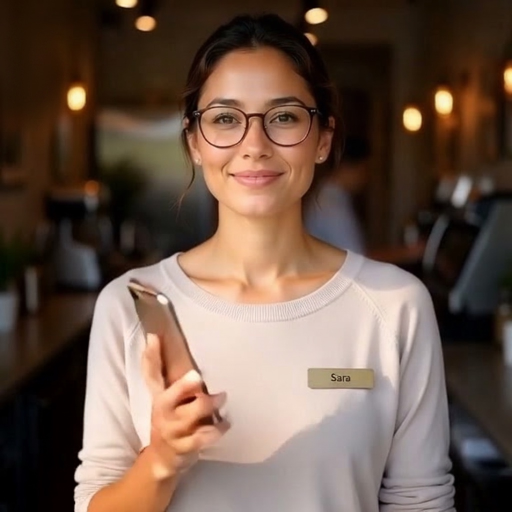
#> input picture sara-influencer/set/id-09.jpg, 1024 x 1024 px, found by its file name (shown at 1/2 size)
$ python build_whatsapp.py
#> lines starting #> are read from the running program, lines starting #| are printed output that depends on the picture; after the words box and inside, x2 and y2 are one past the last pixel; in counts of white or black regions, pixels touching at a corner belong together
#!/usr/bin/env python3
# Mockup limpia de un chat de WhatsApp (9:16) con Sara agendando una CITA (México).
# Salida: set/whatsapp-cita.png (1080x1920)
from PIL import Image, ImageDraw, ImageFont, ImageOps
import os

W, H = 1080, 1920
AV = os.path.expanduser('~/Desktop/sara-persona/set/id-09.jpg')
OUT = os.path.expanduser('~/Desktop/sara-persona/set/whatsapp-cita.png')

ARIAL = '/System/Library/Fonts/Supplemental/Arial.ttf'
ARIALB = '/System/Library/Fonts/Supplemental/Arial Bold.ttf'
def font(path, sz): return ImageFont.truetype(path, sz)

f_name = font(ARIALB, 40)
f_sub  = font(ARIAL, 28)
f_msg  = font(ARIAL, 36)
f_time = font(ARIAL, 24)

# colores
HEADER = (7, 94, 84)       # WhatsApp verde oscuro
WALL   = (236, 229, 221)   # fondo chat
OUTB   = (220, 248, 198)   # burbuja saliente (paciente)
INB    = (255, 255, 255)   # burbuja Sara
TXT    = (30, 30, 30)
GREY   = (120, 120, 120)
BLUE   = (52, 183, 241)    # doble check

img = Image.new('RGB', (W, H), WALL)
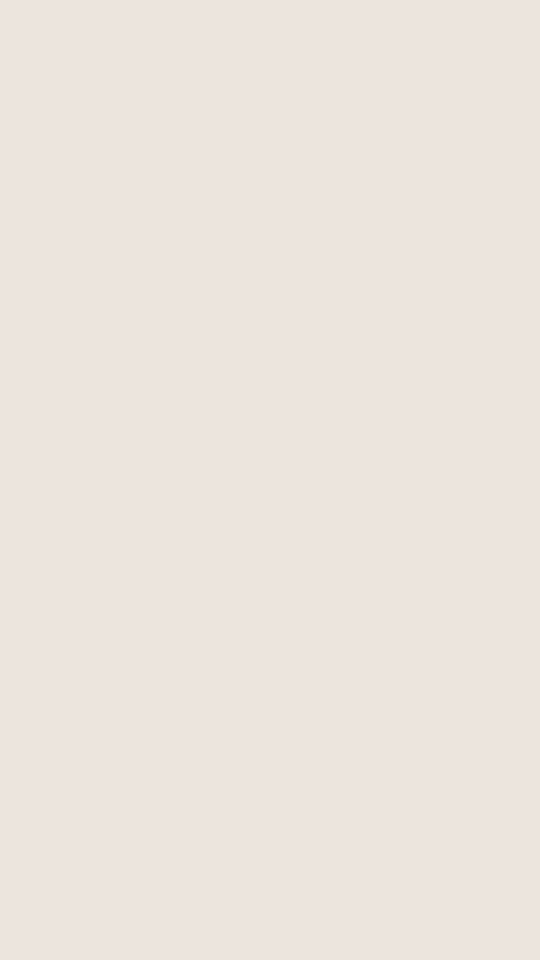
#> img: PIL image 1080x1920 RGB (shown at 1/2 size); mean R, G, B 236, 229, 221
d = ImageDraw.Draw(img)

# ---- header ----
HH = 170
d.rectangle([0, 0, W, HH], fill=HEADER)
# back arrow
d.line([(38, HH//2), (70, HH//2-22)], fill='white', width=6)
d.line([(38, HH//2), (70, HH//2+22)], fill='white', width=6)
# avatar circular
av = Image.open(AV).convert('RGB')
#> av is the input picture: PIL image 1024x1024 RGB; mean R, G, B 108.2, 86.7, 74
s = min(av.size); av = av.crop(((av.width-s)//2, 0, (av.width-s)//2+s, s)).resize((110, 110))
#> after `s = min(av.size)`: s = 1024
#> after `av = av.crop(((av.width - s) // 2, 0, (av.width - s) // 2 + s, s)).res`:
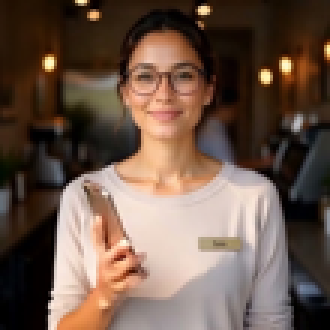
#> av: PIL image 110x110 RGB (shown 3 times larger); mean R, G, B 108.2, 86.7, 74
mask = Image.new('L', (110, 110), 0); ImageDraw.Draw(mask).ellipse([0, 0, 110, 110], fill=255)
#> after `mask = Image.new('L', (110, 110), 0)`: mask: PIL image 110x110 L; every value is 0
#> after `ImageDraw.Draw(mask).ellipse([0, 0, 110, 110], fill=255)`:
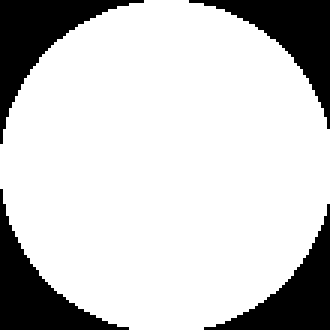
#> mask: PIL image 110x110 L (shown 3 times larger); 79.6% white; 4 black regions, box (x1, y1, x2, y2) and area: (0, 0, 48, 48) 666, (63, 0, 110, 43) 618, (0, 63, 43, 110) 618, (68, 68, 110, 110) 571
img.paste(av, (95, (HH-110)//2), mask)
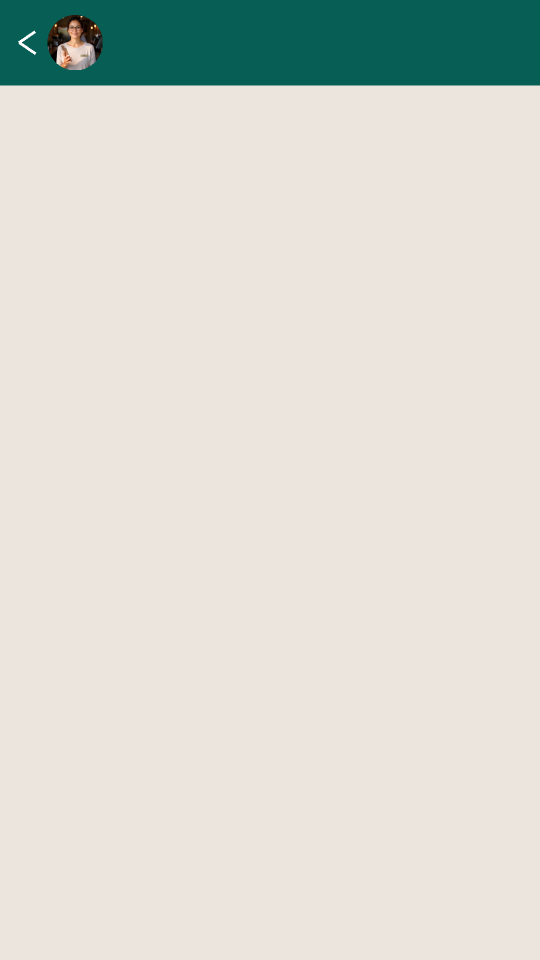
#> img: PIL image 1080x1920 RGB (shown at 1/2 size); mean R, G, B 216.2, 217, 208.8
# nombre + subtítulo
d.text((225, 48), 'Sara', font=f_name, fill='white')
d.text((225, 100), 'Clínica Dental Sonrisa · en línea', font=f_sub, fill=(210, 235, 230))

# ---- helpers de burbujas ----
PAD = 26
MAXW = 620
GAP = 26
y = HH + 40

def wrap(text, fnt, maxw):
#> called with text = 'Hola, quiero agendar una cita', maxw = 620
    words = text.split(); lines = []; cur = ''
    for w in words:
        t = (cur + ' ' + w).strip()
        if d.textlength(t, font=fnt) <= maxw: cur = t
        else: lines.append(cur); cur = w
#> after the loop, lines = []
    if cur: lines.append(cur)
    return lines

def bubble(text, side, t, read=False):
    global y
    lines = wrap(text, f_msg, MAXW)
#> lines = ['Hola, quiero agendar una cita']
    lh = f_msg.getbbox('Ay')[3] + 12
    tw = max(d.textlength(l, font=f_msg) for l in lines)
#> tw = 535.5
    bw = int(tw) + PAD*2
#> bw = 587
    bh = lh*len(lines) + PAD*2 + 14
#> bh = 119
    if side == 'out':
        x0 = W - 40 - bw; col = OUTB
#> after `x0 = W - 40 - bw`: x0 = 453
    else:
        x0 = 40; col = INB
    d.rounded_rectangle([x0, y, x0+bw, y+bh], radius=26, fill=col)
    ty = y + PAD
    for l in lines:
        d.text((x0+PAD, ty), l, font=f_msg, fill=TXT); ty += lh
#> this loop made 1 pass
#> (l, ty) on pass 1: ('Hola, quiero agendar una cita', 289)
#> after the loop, ty = 289
    # hora + checks
    tstr = t
    tx = x0 + bw - PAD - d.textlength(tstr, font=f_time) - (44 if side=='out' else 0)
#> tx = 916.1
    d.text((tx, y+bh-38), tstr, font=f_time, fill=GREY)
    if side == 'out':
        cx = x0 + bw - PAD - 34; cy = y+bh-34
#> after `cx = x0 + bw - PAD - 34`: cx = 980
#> after `cy = y + bh - 34`: cy = 295
        cc = BLUE if read else GREY
        for off in (0, 12):
            d.line([(cx+off, cy+8),(cx+off+8, cy+16)], fill=cc, width=4)
            d.line([(cx+off+8, cy+16),(cx+off+22, cy-2)], fill=cc, width=4)
    y += bh + GAP
#> y = 355

# ---- conversación (México, cita) ----
bubble('Hola, quiero agendar una cita', 'out', '9:41', read=True)
bubble('¡Hola! Claro que sí. Tengo lugar mañana a las 10:00, 12:30 o 4:00 pm. ¿Cuál te acomoda?', 'in', '9:41')
#> the loop in bubble (call 2), `for l in lines:` made 3 passes
#> (l, ty) on passes 1 to 3: ('¡Hola! Claro que sí. Tengo lugar', 434), ('mañana a las 10:00, 12:30 o 4:00', 487), ('pm. ¿Cuál te acomoda?', 540)
bubble('El de las 12:30, por favor', 'out', '9:42', read=True)
bubble('¡Listo! Te agendé mañana a las 12:30 con el Dr. García. Te mando un recordatorio por aquí. ¡Nos vemos!', 'in', '9:42')

# ---- barra de input ----
IB = 150
d.rectangle([0, H-IB, W, H], fill=(240, 240, 240))
d.rounded_rectangle([40, H-IB+28, W-170, H-28], radius=44, fill='white')
d.text((72, H-IB+62), 'Escribe un mensaje', font=f_msg, fill=(160,160,160))
d.ellipse([W-140, H-IB+30, W-40, H-30], fill=HEADER)  # botón enviar
d.polygon([(W-108, H-IB+62),(W-108, H-62),(W-58, H-90)], fill='white')  # avioncito simple

img.save(OUT)
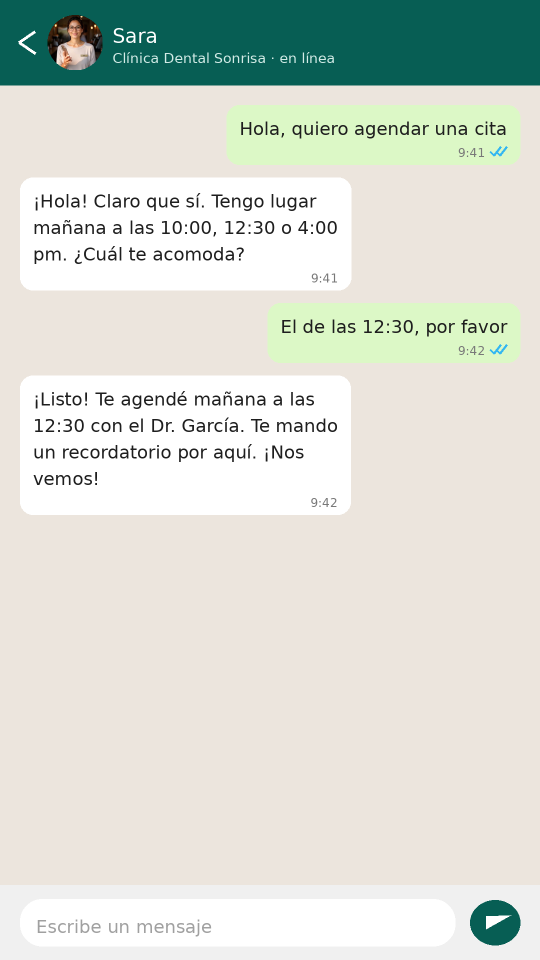
#> saved as whatsapp-cita.png: PIL image 1080x1920 RGB (shown at 1/2 size); mean R, G, B 215.3, 220.1, 211.4
print('OK ->', OUT, img.size)
#> (printed output is left out)

$ run again, with sara-influencer/set/id-02.jpg copied over sara-influencer/set/id-09.jpg
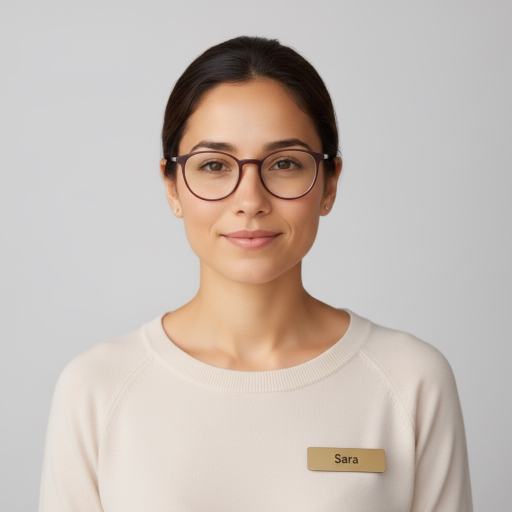
#> input picture sara-influencer/set/id-02.jpg, 1024 x 1024 px, found by its file name (shown at 1/2 size)
#> av is the input picture: PIL image 1024x1024 RGB; mean R, G, B 198.3, 187.8, 180.6
#> av: PIL image 110x110 RGB
#> mask: PIL image 110x110 L; every value is 0
#> mask: PIL image 110x110 L; 79.6% white; 4 black regions, box (x1, y1, x2, y2) and area: (0, 0, 48, 48) 666, (63, 0, 110, 43) 618, (0, 63, 43, 110) 618, (68, 68, 110, 110) 571
#> `img.paste(av, (95, (HH-110)//2), mask)`:
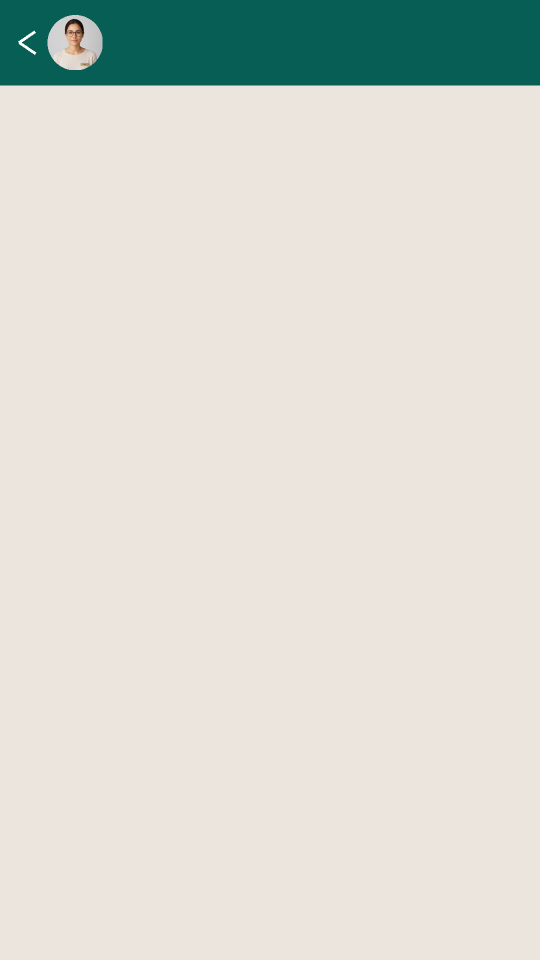
#> img: PIL image 1080x1920 RGB (shown at 1/2 size); mean R, G, B 216.5, 217.4, 209.3
#> after the loop in wrap, `for w in words:`: lines = []
#> in bubble, `lines = wrap(text, f_msg, MAXW)`: lines = ['Hola, quiero agendar una cita']
#> tw = 535.5
#> bw = 587
#> bh = 119
#> x0 = 453
#> the loop in bubble, `for l in lines:` made 1 pass
#> (l, ty) on pass 1: ('Hola, quiero agendar una cita', 289)
#> after the loop in bubble, `for l in lines:`: ty = 289
#> tx = 916.1
#> cx = 980
#> cy = 295
#> y = 355
#> the loop in bubble (call 2), `for l in lines:` made 3 passes
#> (l, ty) on passes 1 to 3: ('¡Hola! Claro que sí. Tengo lugar', 434), ('mañana a las 10:00, 12:30 o 4:00', 487), ('pm. ¿Cuál te acomoda?', 540)
#> `img.save(OUT)`:
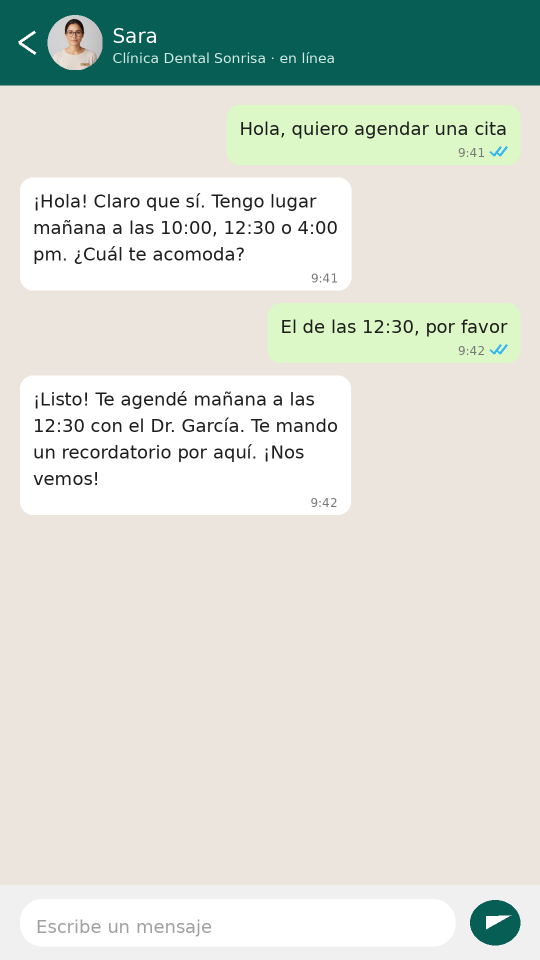
#> saved as whatsapp-cita.png: PIL image 1080x1920 RGB (shown at 1/2 size); mean R, G, B 215.7, 220.6, 211.8
#> (printed output is left out)

$ run again, with sara-influencer/set/id-03.jpg copied over sara-influencer/set/id-09.jpg
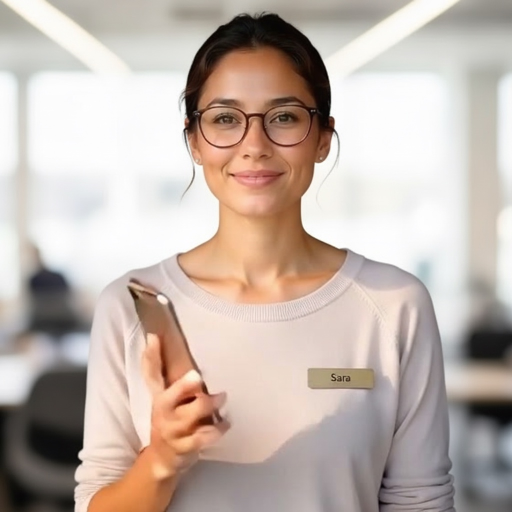
#> input picture sara-influencer/set/id-03.jpg, 1024 x 1024 px, found by its file name (shown at 1/2 size)
#> av is the input picture: PIL image 1024x1024 RGB; mean R, G, B 194.1, 180, 171.7
#> `av = av.crop(((av.width - s) // 2, 0, (av.width - s) // 2 + s, s)).res`:
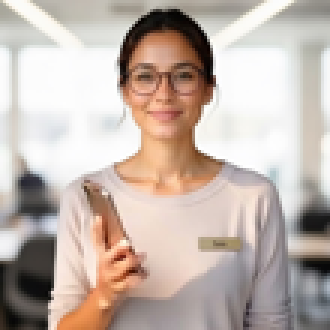
#> av: PIL image 110x110 RGB (shown 3 times larger); mean R, G, B 194.1, 180, 171.7
#> mask: PIL image 110x110 L; every value is 0
#> mask: PIL image 110x110 L; 79.6% white; 4 black regions, box (x1, y1, x2, y2) and area: (0, 0, 48, 48) 666, (63, 0, 110, 43) 618, (0, 63, 43, 110) 618, (68, 68, 110, 110) 571
#> after the loop in wrap, `for w in words:`: lines = []
#> in bubble, `lines = wrap(text, f_msg, MAXW)`: lines = ['Hola, quiero agendar una cita']
#> tw = 535.5
#> bw = 587
#> bh = 119
#> x0 = 453
#> the loop in bubble, `for l in lines:` made 1 pass
#> (l, ty) on pass 1: ('Hola, quiero agendar una cita', 289)
#> after the loop in bubble, `for l in lines:`: ty = 289
#> tx = 916.1
#> cx = 980
#> cy = 295
#> y = 355
#> the loop in bubble (call 2), `for l in lines:` made 3 passes
#> (l, ty) on passes 1 to 3: ('¡Hola! Claro que sí. Tengo lugar', 434), ('mañana a las 10:00, 12:30 o 4:00', 487), ('pm. ¿Cuál te acomoda?', 540)
#> (printed output is left out)

$ run again, with sara-influencer/set/id-04.jpg copied over sara-influencer/set/id-09.jpg
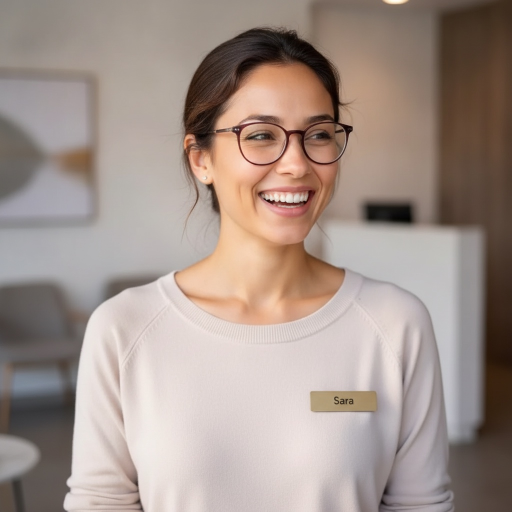
#> input picture sara-influencer/set/id-04.jpg, 1024 x 1024 px, found by its file name (shown at 1/2 size)
#> av is the input picture: PIL image 1024x1024 RGB; mean R, G, B 163.5, 147.7, 139.8
#> av: PIL image 110x110 RGB
#> mask: PIL image 110x110 L; every value is 0
#> mask: PIL image 110x110 L; 79.6% white; 4 black regions, box (x1, y1, x2, y2) and area: (0, 0, 48, 48) 666, (63, 0, 110, 43) 618, (0, 63, 43, 110) 618, (68, 68, 110, 110) 571
#> `img.paste(av, (95, (HH-110)//2), mask)`:
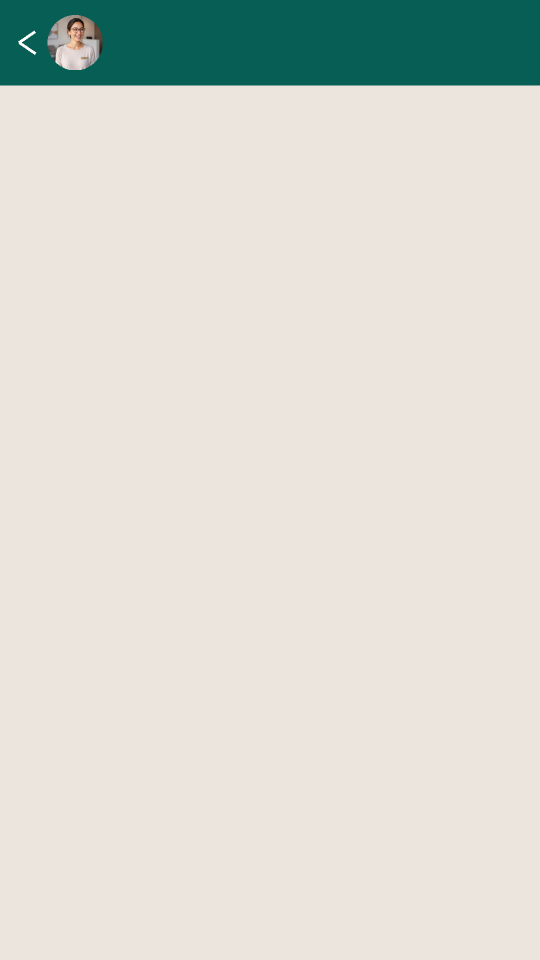
#> img: PIL image 1080x1920 RGB (shown at 1/2 size); mean R, G, B 216.4, 217.3, 209.1
#> after the loop in wrap, `for w in words:`: lines = []
#> in bubble, `lines = wrap(text, f_msg, MAXW)`: lines = ['Hola, quiero agendar una cita']
#> tw = 535.5
#> bw = 587
#> bh = 119
#> x0 = 453
#> the loop in bubble, `for l in lines:` made 1 pass
#> (l, ty) on pass 1: ('Hola, quiero agendar una cita', 289)
#> after the loop in bubble, `for l in lines:`: ty = 289
#> tx = 916.1
#> cx = 980
#> cy = 295
#> y = 355
#> the loop in bubble (call 2), `for l in lines:` made 3 passes
#> (l, ty) on passes 1 to 3: ('¡Hola! Claro que sí. Tengo lugar', 434), ('mañana a las 10:00, 12:30 o 4:00', 487), ('pm. ¿Cuál te acomoda?', 540)
#> `img.save(OUT)`:
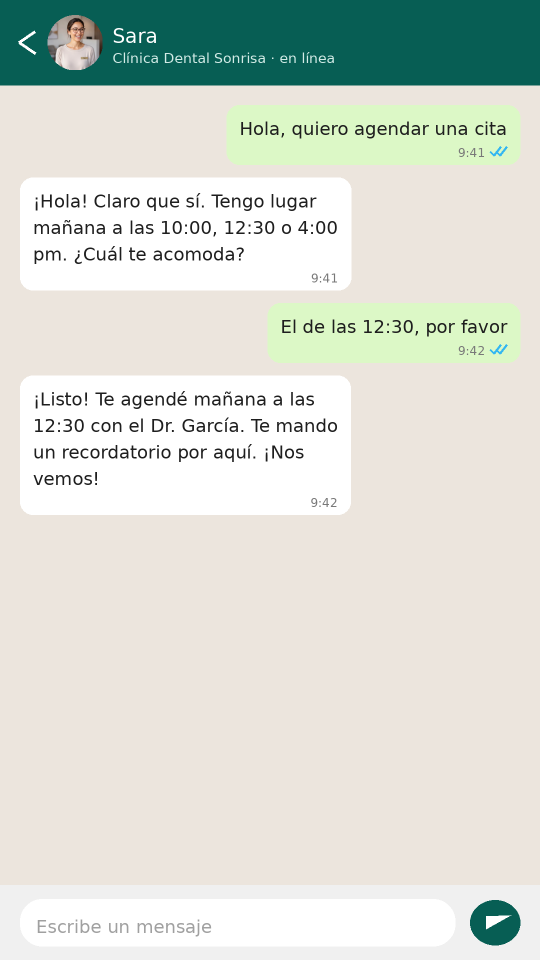
#> saved as whatsapp-cita.png: PIL image 1080x1920 RGB (shown at 1/2 size); mean R, G, B 215.6, 220.4, 211.7
#> (printed output is left out)
